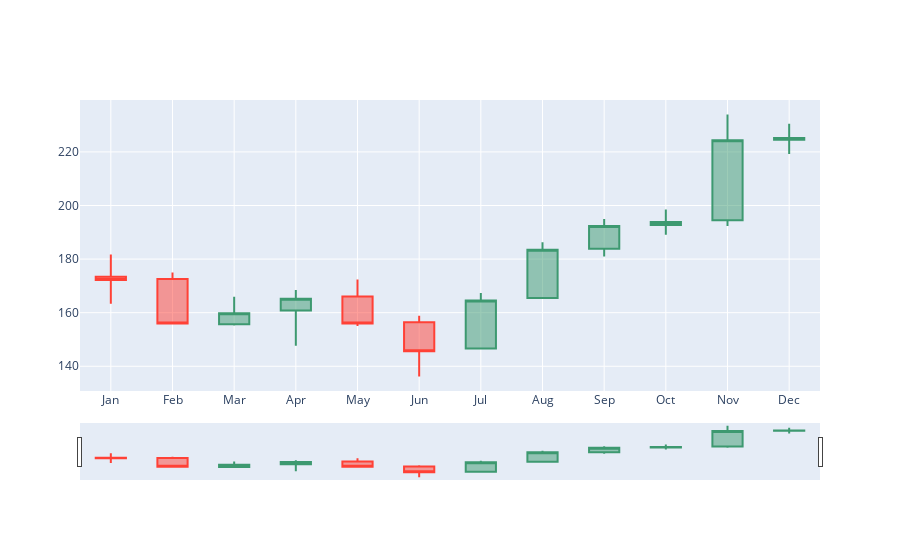

This figure's notebook cell:
### Code cell
month=sber.index.strftime('%b').unique()

trace2 = go.Candlestick(
                x=month, # Внимание на месяц
                open=sb_m['OPEN'],
                high=sb_m['HIGH'],
                low=sb_m['LOW'],
                close=sb_m['CLOSE'])

# layout = go.Layout(
#     xaxis = dict(
#         rangeslider = dict(
#             visible = False
#         )
#     )
# )

data2 = [trace2]
fig = go.Figure(data=data2)#,layout=layout)
iplot(fig)

### Figure 1 — Plotly figure (JSON) as saved in the notebook; plotly's stock layout.template omitted (floating-point values rounded to 4 significant figures)
{"data": [{"close": [172.2, 156, 159.8, 165.2, 155.9, 145.6, 164.5, 183.5, 192.3, 193.8, 224.3, 225.2], "high": [181.7, 175.0, 166.0, 168.4, 172.4, 158.9, 167.3, 186.3, 195, 198.5, 233.9, 230.5], "low": [163.3, 155.7, 155.2, 147.6, 155.0, 136.2, 146.2, 165.3, 180.9, 189.1, 192.4, 219.2], "open": [173.4, 172.6, 155.7, 160.8, 166, 156.4, 146.7, 165.5, 183.8, 192.8, 194.5, 224.5], "type": "candlestick", "x": ["Jan", "Feb", "Mar", "Apr", "May", "Jun", "Jul", "Aug", "Sep", "Oct", "Nov", "Dec"]}], "layout": {}}
